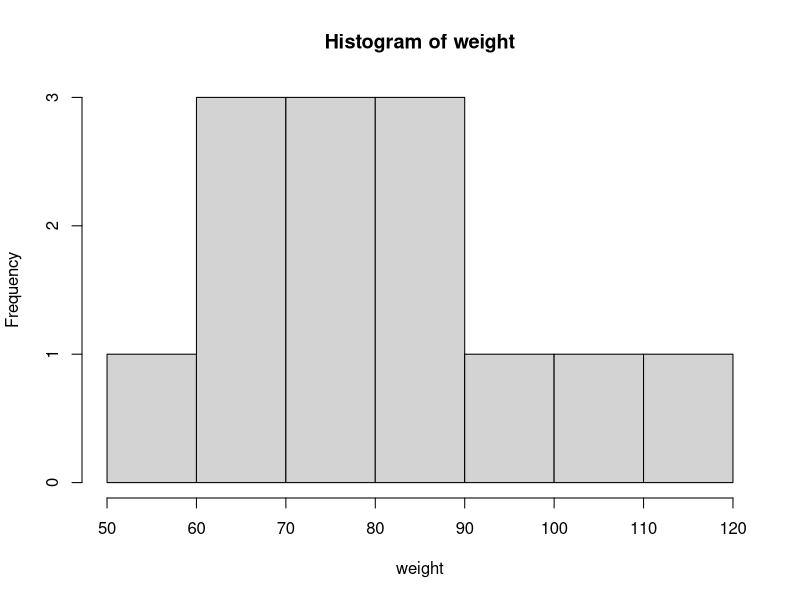
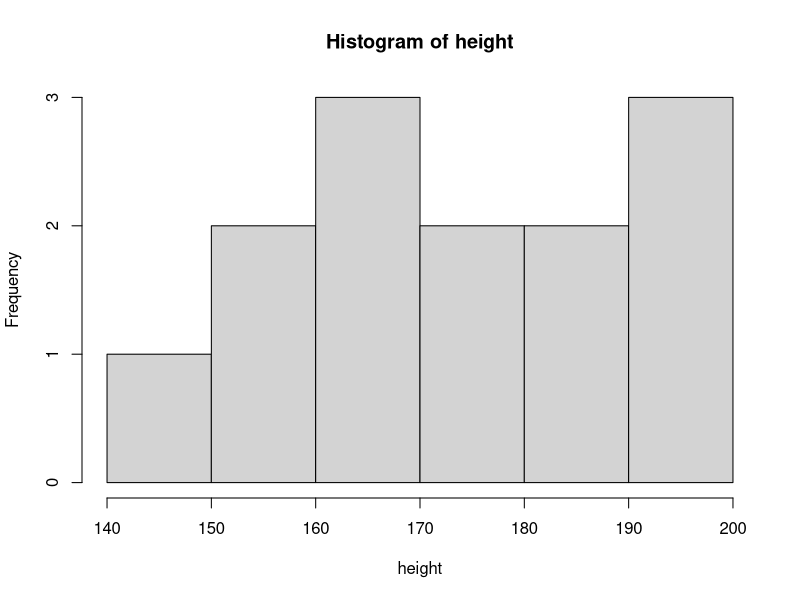
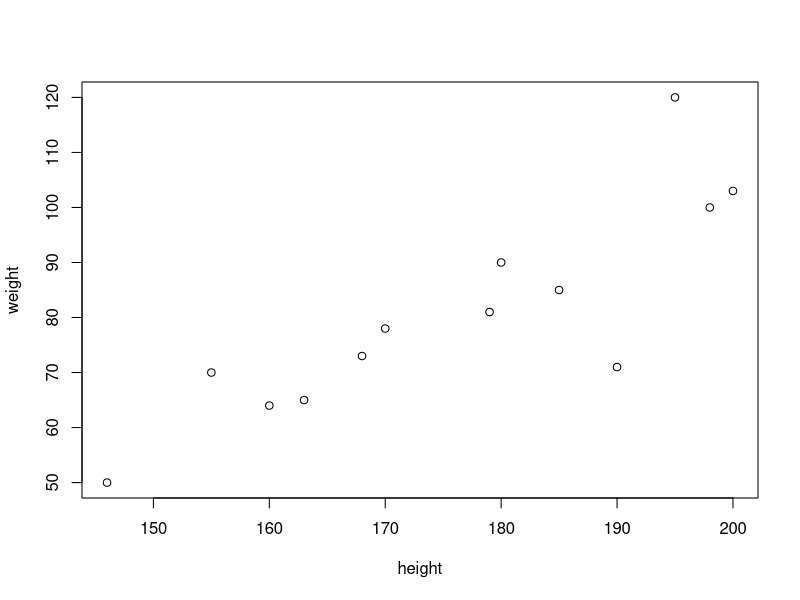
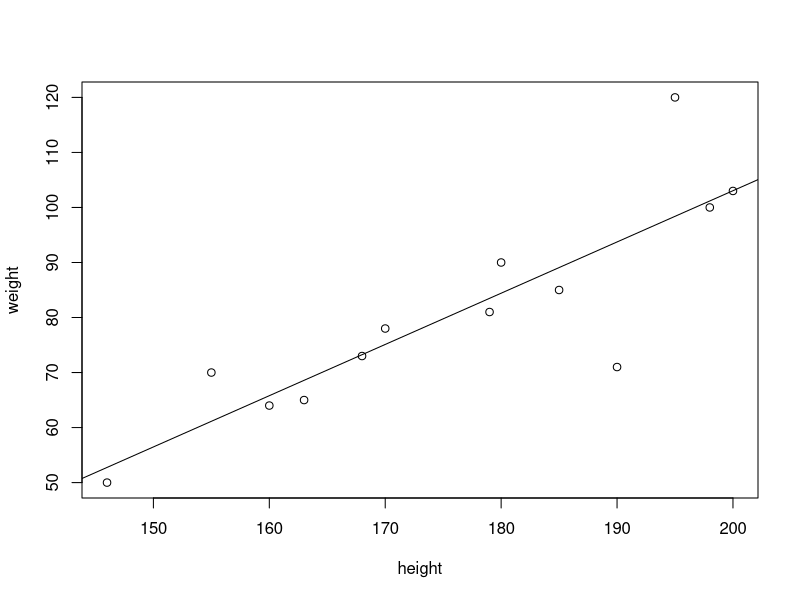
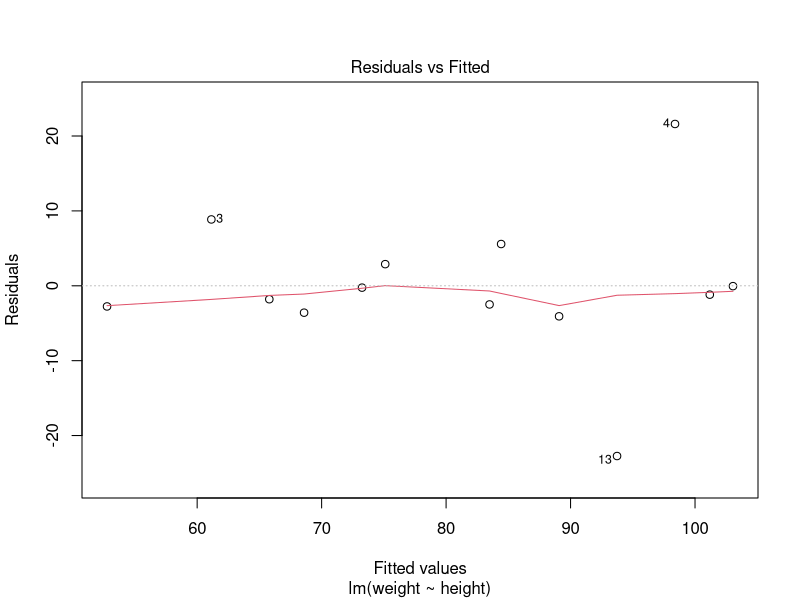
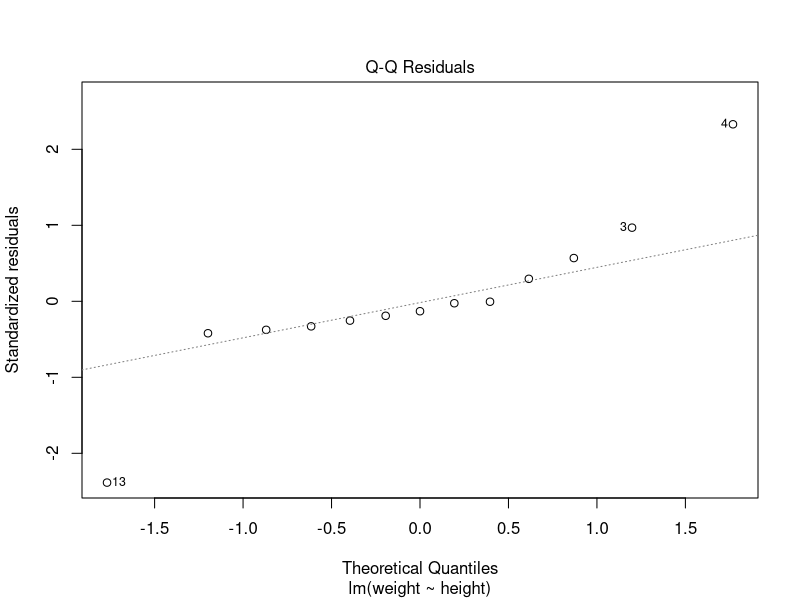
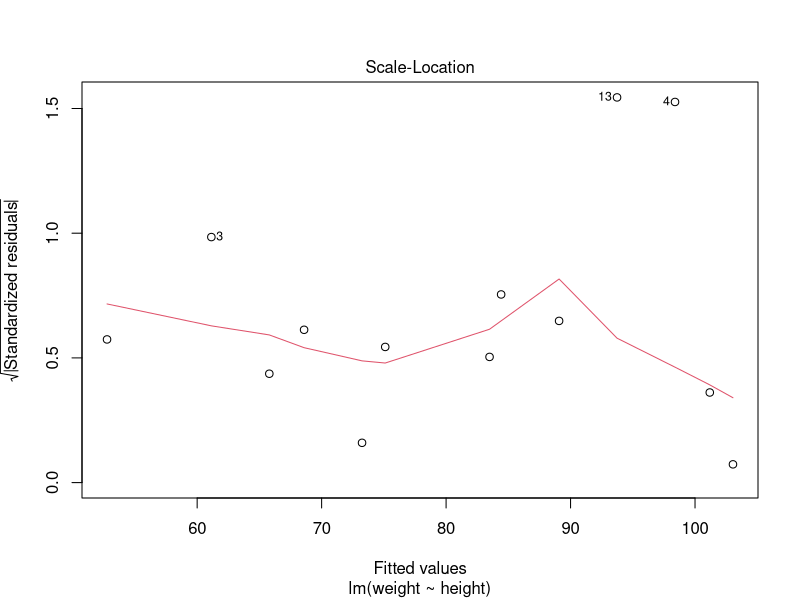
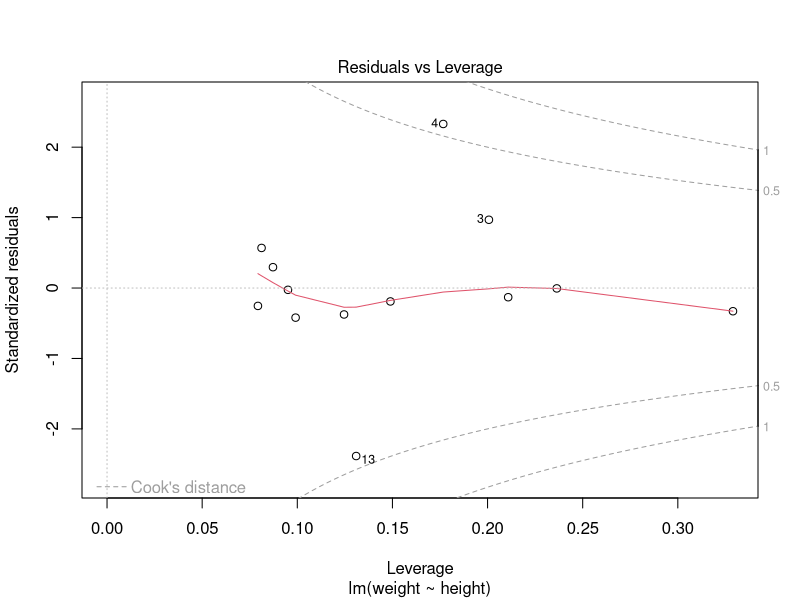

These figures' R source, in order:
# Problem
#The following distribution has a mean of 5 and a standard deviation of 2. 
# Using **pnorm** find the area under the curve from negative infinity to 4. 
pnorm(4,mean=5,sd = 1)
# How many standard deviations is 4 away from the mean? 1

# Problem 1
# create 2 vectors of numerical data
height <- c(163, 185, 155, 195, 168, 198, 200, 146, 179, 160, 180, 170, 190)
weight <- c(65, 85, 70, 120, 73, 100, 103, 50, 81, 64, 90, 78, 71)
# mean 
mean(height)
mean (weight)
# sd
sd(height)
sd(weight)
# plot - histogram 
hist(weight)
hist(height)
plot(height, weight)
# covariance and correlation of the two variables 
cov(height, weight)
cor.test(height, weight)

# Problem 2 
# create 2 vectors of numerical data
height <- c(163, 185, 155, 195, 168, 198, 200, 146, 179, 160, 180, 170, 190)
weight <- c(65, 85, 70, 120, 73, 100, 103, 50, 81, 64, 90, 78, 71)
plot(weight~height)
m1<-lm(weight~height)
abline(m1)
print(m1)
y<-coef(m1)["(Intercept)"] + coef(m1)["height"]*height[1];y
resid(m1)
y - 3.59117798
plot(m1)


# Problem 3 Chi-square test of independence
men = c(100, 120, 60)
women = c(350, 200, 90)


Observed <- matrix(c(100,120,60,350,200,90),nrow = 2,ncol = 3, byrow = T)
chisq.test(Observed)

#It provides strong evidence to suggest that men and women tend to have difference preferences for ice cream flavours.

#Problem 4 t test
before<-c(30,68,45,60,79,40,55,49,82,44,76)
after<-c(70,68,50,59,81,44,78,53,90,87,80)
boxplot(before, after, ylab="Test Scores",     
                 names=c("before","after"),                          
                 main="Effect of drug on test scores")

mean(before)
mean(after)
t.test(before,after, alternative = "less" )
t.test(before,after, alternative = "less" , paired = T)
#Note that the t.test() function always subtracts first group minus second group. Since the "before" were entered first into the function, and our hypothesis was that they would score higher on the test, this dictated the alternative hypothesis to be "difference between means is greater than zero."
mean(before) - mean(after)


set.seed(1)
N    <- 10
x    <- rnorm(N,10)
beta <- 3 + 0.4*rnorm(N)
y    <- 1 + x * beta + .75*rnorm(N)




x<-c(1:5)
y<-c(1,2,1.3,3.75,2.25)
m1<-lm(y~x)
summary(m1)
resid(m1)
resid(m1)^2
sum(resid(m1)^2)
sum(resid(m1)^2) / (length(x)-2)
sqrt(sum(resid(m1)^2) / (length(x)-2))



height <- c(163, 185, 155, 195, 168, 198, 200, 146)
weight <- c(65, 85, 70, 120, 73, 100, 103, 50)
m1<-lm(weight~height)
summary(m1)
resid(m1)
resid(m1)^2
sum(resid(m1)^2)
sum(resid(m1)^2) / (length(height)-2)
sqrt(sum(resid(m1)^2) / (length(height)-2))

mean(height)
height-mean(height)
(height-mean(height))^2
sum((height-mean(height))^2)

9.256727 / sqrt(sum((height-mean(height))^2))

pnorm(0.95)
qnorm(0.8289439)
qnorm(0.95)
